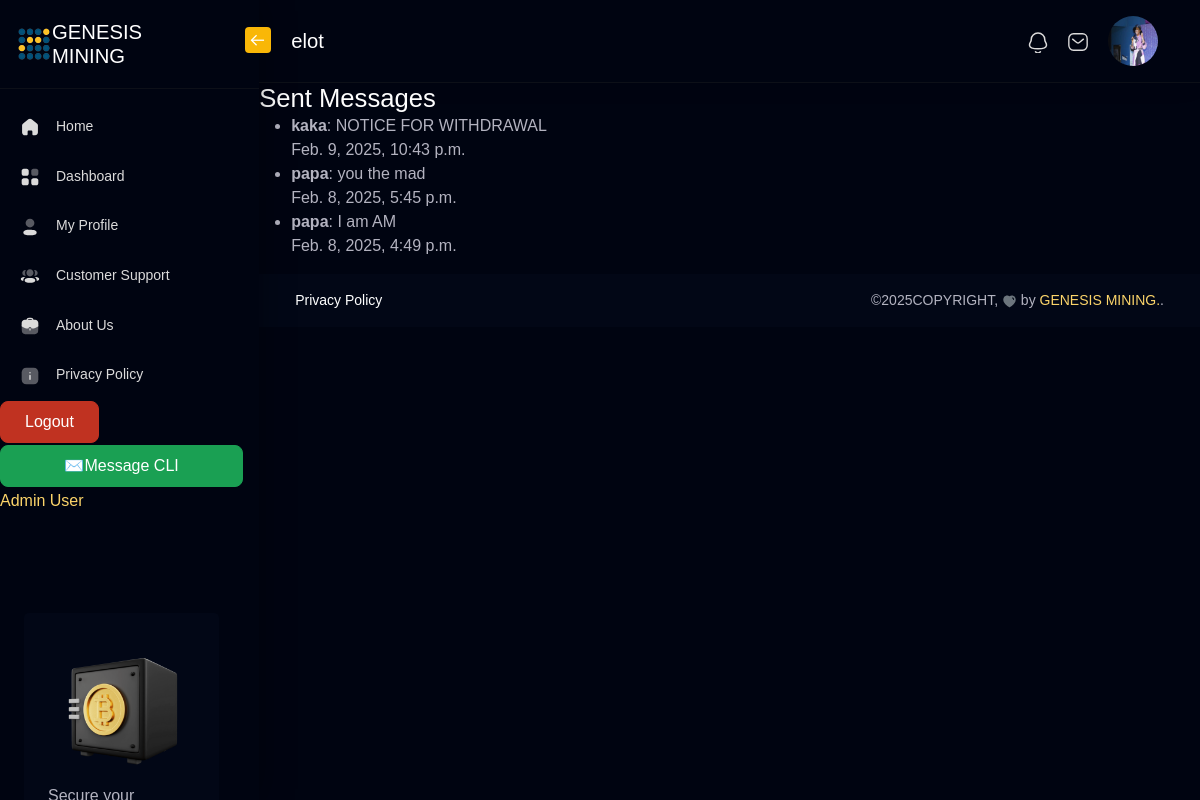
The page /support/sent/ (signed in) on the database its author committed.
### user_profiles/models.py (models this page shows, shortened)
class UserProfile(models.Model):
    user = models.OneToOneField(User, on_delete=models.CASCADE, related_name='user_profile')
    profile_picture = models.ImageField(
        upload_to='profile_pictures/',
        default='profile_pictures/01.png',  # Path to your default avatar
        blank=True,
        null=True,
    )

### support/models.py (models this page shows, shortened)
class Message(models.Model):
    sender = models.ForeignKey(User, on_delete=models.CASCADE, related_name='sent_messages')
    recipient = models.ForeignKey(User, on_delete=models.CASCADE, related_name='received_messages')
    subject = models.CharField(max_length=255)
    body = models.TextField()
    timestamp = models.DateTimeField(auto_now_add=True)
    is_read = models.BooleanField(default=False)

### support/views.py (the view)
# urls.py: path('sent/', views.sent_messages, name='sent_messages'),
@login_required
def sent_messages(request):
    messages_sent = Message.objects.filter(sender=request.user).order_by('-timestamp')
    return render(request, 'support/sent_messages.html', {'messages_sent': messages_sent})

### support/templates/support/sent_messages.html
{% extends 'pages/base.html' %}
{% block content %}
<h2>Sent Messages</h2>
<ul>
    {% for message in messages_sent %}
    <li>
        <strong>{{ message.recipient.username }}</strong>: {{ message.subject }}
        <br>{{ message.timestamp }}
    </li>
    {% empty %}
    <li>No messages sent</li>
    {% endfor %}
</ul>
{% endblock %}

### pages/templates/pages/base.html (shortened to what this page needs)
<!doctype html>
{% load static %}
<html lang="en" data-bs-theme="dark">
  <head>
      <link rel="stylesheet" href="{% static 'pages/css/core/libs.min.css' %}">
      <link rel="stylesheet" href="{% static 'pages/css/coinex.min.css' %}">
      <link rel="stylesheet" href="{% static 'pages/css/custom.min.css' %}">
 </head>
  <body class=" ">
    <aside class="sidebar sidebar-default navs-rounded ">
        <div class="sidebar-header d-flex align-items-center justify-content-start">
            <a href="{% url 'pages:index' %}" class="navbar-brand dis-none align-items-center">
                <img src="{% static 'pages/images/logo.png' %}" class="img-fluid " alt="logo">                          <h4 class="logo-title m-0">GENESIS<br>MINING</h4>
            </a>
            <div class="sidebar-toggle" data-toggle="sidebar" data-active="true">
                <i class="icon">
                    <svg width="20" viewbox="0 0 24 24" fill="none" xmlns="http://www.w3.org/2000/svg">
                        <path d="M4.25 12.2744L19.25 12.2744" stroke="currentColor" stroke-width="1.5"></path>
                        <path d="M10.2998 18.2988L4.2498 12.2748L10.2998 6.24976" stroke="currentColor" stroke-width="1.5"></path>
                    </svg>
                </i>
            </div>
        </div>
        <div class="sidebar-body p-0 data-scrollbar">
            <div class="navbar-collapse pe-3" id="sidebar">
                <ul class="navbar-nav iq-main-menu">
                    <li class="nav-item ">
                        <a class="nav-link " aria-current="page" href="{% url 'pages:index' %}">
                            <i class="icon">
                            </i>
                            <span class="item-name">Home</span>
                        </a>
                    </li>
              {% if request.user.is_authenticated %}
                    <li class="nav-item ">
                        <a class="nav-link " aria-current="page" href="{% url 'pages:dashboard' %}">
                            <i class="icon">
                            </i>
                            <span class="item-name">Dashboard</span>
                        </a>
                    </li>
                    <li class="nav-item ">
                        <a class="nav-link " aria-current="page" href="{% url 'pages:my_profile' %}">
                            <i class="icon">
                            </i>
                            <span class="item-name">My Profile</span>
                        </a>
                    </li>
                    <li class="nav-item ">
                        <a class="nav-link " aria-current="page" href="{% url 'pages:customer_support' %}">
                            <i class="icon">
                            </i>
                            <span class="item-name">Customer Support</span>
                        </a>
                    </li>
              {% endif %}
                              <li class="nav-item ">
                                <a class="nav-link " aria-current="page" href="{% url 'pages:about' %}">
                                    <i class="icon">
                                    </i>
                                    <span class="item-name">About Us</span>
                                </a>
                            </li>
                            <li class="nav-item ">
                                <a class="nav-link " aria-current="page" href="{% url 'pages:privacy_policy'%}">
                                    <i class="icon">
                                    </i>
                                    <span class="item-name">Privacy Policy</span>
                                </a>
                            </li>
              {% if request.user.is_authenticated %}
                    <form action="{% url 'UserApp:logout' %}" method="post" class="nav-item" style="display:inline;">
                      <button type="submit" class="btn btn-danger">Logout</button>
                    </form>
              {% else %}
                    <li><hr class="hr-horizontal"></li>
              {% endif %}
            {% if request.user.is_superuser %}
                <a href="{% url 'support:send_message' %}" class="btn btn-success nav-item">✉️Message CLI</a>
            {% endif %}
            {% if request.user.is_superuser %}
                <a href="#" class="nav-item">Admin User</a>
            {% endif %}
            <div id="sidebar-footer" class="position-relative sidebar-footer">
                {% if request.user.is_authenticated %}
                    <div class="card mx-4">
                        <div class="card-body">
                            <div class="sidebarbottom-content">
                                <div class="image">
                                    <img src="{% static 'pages/images/coins/13.png' %}" alt="User-Profile" class="img-fluid">
                                </div>
                                <p class="mb-0">Secure your CRYPTO</p>
                            </div>
                        </div>
                    </div>
                {%endif%}
            </div>
        </div>
    </aside>    <main class="main-content">
      <div class="position-relative">
        <nav class="nav navbar navbar-expand-lg navbar-light iq-navbar border-bottom pb-lg-3  pt-lg-3 ">
          <div class="container-fluid navbar-inner">
          {% if request.user.is_authenticated %}
            <h4 class="title">
              {{ user.username }}
            </h4>
          {% else %}
            <h4 class="title">
              Join US
            </h4>
          {% endif %}
            <div class="collapse navbar-collapse" id="navbarSupportedContent">
              <ul class="navbar-nav ms-auto navbar-list mb-2 mb-lg-0 align-items-center">
                <li class="nav-item dropdown">
        {% if request.user.is_authenticated %}
                  <a  class="nav-link"  >
                  </a>
                </li>
                <li class="nav-item dropdown">
                  <a href="{% url 'support:inbox' %}" class="nav-link" >
                  </a>
                </li>
                        <li class="nav-item dropdown">
                          <a class="nav-link py-0 d-flex align-items-center" href="#" id="navbarDropdown" role="button" data-bs-toggle="dropdown" aria-expanded="false">
                            <img src="{{ user.user_profile.profile_picture.url }}" alt="" class="img-fluid avatar avatar-50 avatar-rounded">
                          </a>
                        </li>
  {% endif %}
              </ul>
            </div>
          </div>
        </nav>
      </div>
   {% block content %}{% comment %} GO FUCKING CRAZY GODSPLAN ITS 2025☣ Mean The THUNDER YOU ARE! ⚡ {% endcomment %}{% endblock %}
      <footer class="footer">
          <div class="footer-body gap-2">
              <ul class="left-panel list-inline mb-0 p-0">
                  <li class="list-inline-item me-2"><a href="{% url 'pages:privacy_policy' %}" class="text-white">Privacy Policy</a></li>
              </ul>
              <div class="right-panel text-center">
                  ©<script>document.write(new Date().getFullYear())</script>COPYRIGHT,
                  <span class="text-gray">
                  </span> by <a href="{% url 'pages:index' %}" target="_blank">GENESIS MINING.</a>.
              </div>
          </div>
      </footer>    </main>
    <script src="{% static 'pages/js/gsap.js' %}"></script>  </body>
</html>

### rows shown on the page
Message: recipient.username "kaka", subject "NOTICE FOR WITHDRAWAL", timestamp "Feb. 9, 2025, 10:43 p.m."
Message: recipient.username "papa", subject "you the mad", timestamp "Feb. 8, 2025, 5:45 p.m."
Message: recipient.username "papa", subject "I am AM", timestamp "Feb. 8, 2025, 4:49 p.m."

### other values the page prints
{{ user.username }} "elot"
